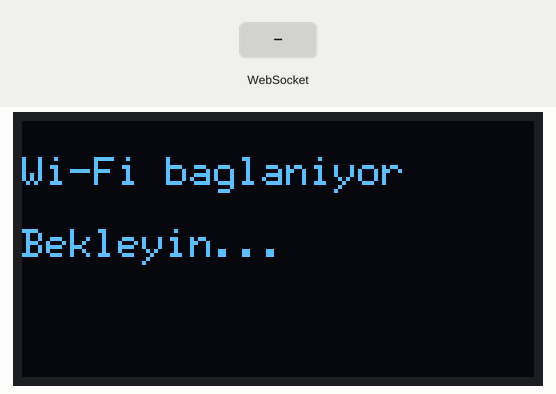
This sketch was run on a simulated ESP32-S3. Parts: 128×64 one-colour display. Inputs (shaded band) come from the test bench. WiFi joins after 1.5 s; servers stay silent unless stated; I2S audio is not simulated (input reads silence); what the sketch prints to the serial monitor is not drawn.

Above: at 0.4 s.
At 3.1 s:
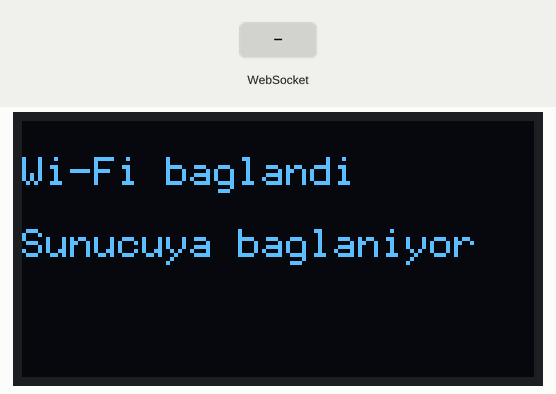
3.2 s: WebSocket text "1" received
At 3.9 s:
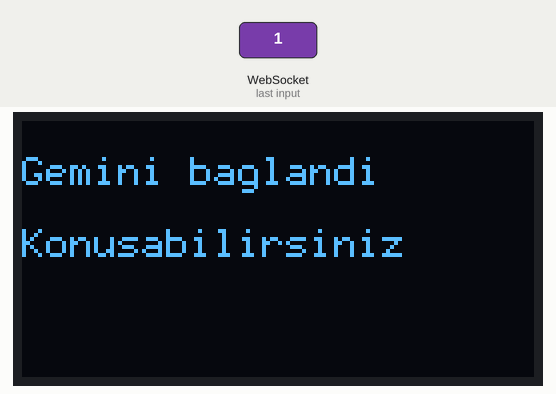
Timing chart, 0 to 6.2 s (numbered marks = the images above; inputs shaded):
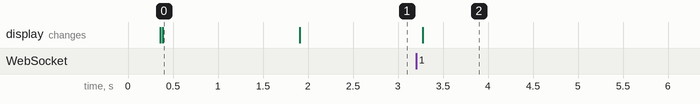

The sketch:

ESP32_Gemini_Live.ino
```cpp
#include <WiFi.h>
#include <WebSocketsClient.h>
#include <Wire.h>
#include <U8g2lib.h>
#include "driver/i2s.h"

// ---------- Wi-Fi and hosted bridge ----------
const char* WIFI_SSID = "Redmi12";
const char* WIFI_PASSWORD = "Homam123";
const char* BRIDGE_HOST = "esp32-gemini-live.onrender.com";// host only; no https://
const uint16_t BRIDGE_PORT = 443;
const char* BRIDGE_PATH = "/";

// ---------- Pin map based on the supplied wiring image ----------
// INMP441: SCK/BCLK=GPIO6, WS=GPIO5, SD/DOUT=GPIO4
static const int MIC_BCLK = 6;
static const int MIC_WS   = 5;
static const int MIC_DOUT = 4;
// MAX98357A: BCLK=GPIO16, LRC/WS=GPIO15, DIN=GPIO7.
// SD/EN should be tied HIGH to 3V3 as shown/verified on your module.
static const int SPK_BCLK = 16;
static const int SPK_WS   = 15;
static const int SPK_DIN  = 7;
// OLED: SDA=GPIO41, SCL=GPIO42 (verify the two wires against module labels).
static const int OLED_SDA = 41;
static const int OLED_SCL = 42;

static const int INPUT_RATE = 16000;
static const int OUTPUT_RATE = 24000;
static const size_t FRAMES_PER_CHUNK = 1600; // 100 ms at 16 kHz

U8G2_SH1106_128X64_NONAME_F_HW_I2C oled(U8G2_R0, U8X8_PIN_NONE);
WebSocketsClient webSocket;

int32_t mic32[FRAMES_PER_CHUNK];
int16_t mic16[FRAMES_PER_CHUNK];
volatile bool bridgeConnected = false;
unsigned long lastStatusDraw = 0;

void showStatus(const char* line1, const char* line2 = "") {
  oled.clearBuffer();
  oled.setFont(u8g2_font_6x12_tf);
  oled.drawStr(0, 16, line1);
  oled.drawStr(0, 34, line2);
  oled.sendBuffer();
}

bool installI2S() {
  i2s_config_t rx = {};
  rx.mode = (i2s_mode_t)(I2S_MODE_MASTER | I2S_MODE_RX);
  rx.sample_rate = INPUT_RATE;
  rx.bits_per_sample = I2S_BITS_PER_SAMPLE_32BIT;
  rx.channel_format = I2S_CHANNEL_FMT_ONLY_LEFT;
  rx.communication_format = I2S_COMM_FORMAT_STAND_I2S;
  rx.intr_alloc_flags = ESP_INTR_FLAG_LEVEL1;
  rx.dma_buf_count = 8;
  rx.dma_buf_len = 256;
  rx.use_apll = false;
  rx.tx_desc_auto_clear = false;
  rx.fixed_mclk = 0;

  i2s_pin_config_t rxPins = {};
  rxPins.bck_io_num = MIC_BCLK;
  rxPins.ws_io_num = MIC_WS;
  rxPins.data_out_num = I2S_PIN_NO_CHANGE;
  rxPins.data_in_num = MIC_DOUT;

  esp_err_t e = i2s_driver_install(I2S_NUM_0, &rx, 0, nullptr);
  if (e != ESP_OK) {
    Serial.printf("I2S RX install error: %d\n", (int)e);
    return false;
  }
  e = i2s_set_pin(I2S_NUM_0, &rxPins);
  if (e != ESP_OK) {
    Serial.printf("I2S RX pin error: %d\n", (int)e);
    return false;
  }

  i2s_config_t tx = {};
  tx.mode = (i2s_mode_t)(I2S_MODE_MASTER | I2S_MODE_TX);
  tx.sample_rate = OUTPUT_RATE;
  tx.bits_per_sample = I2S_BITS_PER_SAMPLE_16BIT;
  tx.channel_format = I2S_CHANNEL_FMT_ONLY_LEFT;
  tx.communication_format = I2S_COMM_FORMAT_STAND_I2S;
  tx.intr_alloc_flags = ESP_INTR_FLAG_LEVEL1;
  tx.dma_buf_count = 8;
  tx.dma_buf_len = 256;
  tx.use_apll = false;
  tx.tx_desc_auto_clear = true;
  tx.fixed_mclk = 0;

  i2s_pin_config_t txPins = {};
  txPins.bck_io_num = SPK_BCLK;
  txPins.ws_io_num = SPK_WS;
  txPins.data_out_num = SPK_DIN;
  txPins.data_in_num = I2S_PIN_NO_CHANGE;

  e = i2s_driver_install(I2S_NUM_1, &tx, 0, nullptr);
  if (e != ESP_OK) {
    Serial.printf("I2S TX install error: %d\n", (int)e);
    return false;
  }
  e = i2s_set_pin(I2S_NUM_1, &txPins);
  if (e != ESP_OK) {
    Serial.printf("I2S TX pin error: %d\n", (int)e);
    return false;
  }
  i2s_zero_dma_buffer(I2S_NUM_1);
  return true;
}

void onWebSocketEvent(WStype_t type, uint8_t* payload, size_t length) {
  switch (type) {
    case WStype_CONNECTED:
      bridgeConnected = true;
      Serial.println("Connected to Gemini bridge");
      showStatus("Gemini baglandi", "Konusabilirsiniz");
      break;
    case WStype_DISCONNECTED:
      bridgeConnected = false;
      Serial.println("Bridge disconnected");
      showStatus("Sunucu baglantisi", "kesildi / tekrar deniyor");
      break;
    case WStype_BIN: {
      // Gemini Live audio output: signed 16-bit little-endian PCM at 24 kHz.
      if (length > 0) {
        size_t written = 0;
        const esp_err_t e = i2s_write(I2S_NUM_1, payload, length, &written, pdMS_TO_TICKS(100));
        if (e != ESP_OK) Serial.printf("I2S playback error: %d\n", (int)e);
      }
      break;
    }
    case WStype_ERROR:
      Serial.println("WebSocket error");
      break;
    default:
      break;
  }
}

void connectWiFi() {
  WiFi.mode(WIFI_STA);
  WiFi.begin(WIFI_SSID, WIFI_PASSWORD);
  showStatus("Wi-Fi baglaniyor", "Bekleyin...");
  Serial.print("Connecting Wi-Fi");
  const unsigned long start = millis();
  while (WiFi.status() != WL_CONNECTED && millis() - start < 25000) {
    delay(300);
    Serial.print('.');
  }
  Serial.println();
  if (WiFi.status() == WL_CONNECTED) {
    Serial.print("Wi-Fi IP: ");
    Serial.println(WiFi.localIP());
    showStatus("Wi-Fi baglandi", "Sunucuya baglaniyor");
  } else {
    showStatus("Wi-Fi hatasi", "SSID/sifreyi kontrol et");
  }
}

void setup() {
  Serial.begin(115200);
  delay(300);

  Wire.begin(OLED_SDA, OLED_SCL);
  oled.begin();
  oled.setContrast(255);
  showStatus("ESP32-S3 Gemini", "Baslatiliyor...");

  if (!installI2S()) {
    showStatus("I2S baslatilamadi", "Pinleri kontrol et");
    while (true) delay(1000);
  }

  connectWiFi();
  if (WiFi.status() == WL_CONNECTED) {
    webSocket.beginSSL(BRIDGE_HOST, BRIDGE_PORT, BRIDGE_PATH);
    // Prototype convenience only: disables server certificate verification.
    // For production, install/validate the correct root CA instead.
    webSocket.setInsecure();
    webSocket.onEvent(onWebSocketEvent);
    webSocket.setReconnectInterval(5000);
    webSocket.enableHeartbeat(15000, 3000, 2);
  }
}

void loop() {
  if (WiFi.status() != WL_CONNECTED) {
    delay(10);
    return;
  }
  webSocket.loop();

  // Read 32-bit I2S slots from INMP441 and convert to mono signed 16-bit PCM.
  size_t bytesRead = 0;
  const size_t bytesWanted = sizeof(mic32);
  esp_err_t e = i2s_read(I2S_NUM_0, mic32, bytesWanted, &bytesRead, pdMS_TO_TICKS(20));
  if (e != ESP_OK || bytesRead < sizeof(int32_t) || !bridgeConnected) return;

  const size_t sampleCount = bytesRead / sizeof(int32_t);
  for (size_t i = 0; i < sampleCount; ++i) {
    // INMP441 commonly presents 24-bit samples in a 32-bit I2S slot.
    int32_t sample = mic32[i] >> 14;
    if (sample > 32767) sample = 32767;
    if (sample < -32768) sample = -32768;
    mic16[i] = (int16_t)sample;
  }

  // Each frame is raw PCM, not WAV. The bridge forwards it to Gemini Live.
  const size_t pcmBytes = sampleCount * sizeof(int16_t);
  if (pcmBytes > 0) {
    webSocket.sendBIN((uint8_t*)mic16, pcmBytes);
  }
}
```

Measured:
- after the input at 3.2 s, the display: changes after 0.07 s (image 2)
- what the display in image 0 shows lasts 1.5 s, from 0.4 s to 1.9 s
